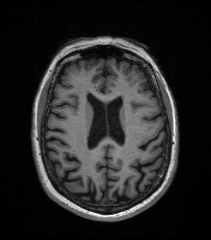
#> input picture assignment-3/images/ventricles/0.png, 211 x 240 px; the run also reads 1 picture not shown here
$ jupyter execute grabcut.ipynb
#> lines starting #> are read from the running program, lines starting #| are printed output that depends on the picture; after the words box and inside, x2 and y2 are one past the last pixel; in counts of white or black regions, pixels touching at a corner belong together
# Grab Cut segmentation

Propose a simple method to segment a rough estimate of lateral ventricle segmentation using morphological processing and thresholding.

[Link, 5 x PNG, 137 KB](https://drive.google.com/file/u/2/d/1hnQ_PHx0LhMNCMlpwCFhXVx4fFl9j_Aq/view?usp=sharing)

Use OpenCV's graph cut method to refine segmentation boundary.

`cv::grabCut`

Input has to be BGR (3 channel)

Values for the mask parameter:
- *GC_BGD* = 0 - an obvious background pixels
- *GC_FGD* = 1 - an obvious foreground (object) pixel
- *GC_PR_BGD* = 2 - a possible background pixel
- *GC_PR_FGD* = 3  - a possible foreground pixel

An example of GrabCut algorithm: [link](https://docs.opencv.org/4.x/dd/dfc/tutorial_js_grabcut.html) (note: This example uses a defined rectangle for grabcut segmentation. In our case we want to use the mask option instead)

[cell 1]
import cv2 as cv
import matplotlib.pyplot as plt
import numpy as np

[cell 2]
# Image file names
file1 = 'images/ventricles/0.png'
file2 = 'images/ventricles/1.png'
file3 = 'images/ventricles/2.png'
file4 = 'images/ventricles/3.png'
file5 = 'images/ventricles/4.png'

[cell 3]
def grabcut(file: str, t1: int = 10, t2: float = 0.5, k_size: int = 5, iters: int = 2):
    # Load image
#> called with file = 'images/ventricles/0.png', t1 = 10, t2 = 0.5, k_size = 5, iters = 2
    img = cv.imread(file)
#> img is the input picture: shape (240, 211, 3); min 0, max 255, mean 38.8

    # Convert to grayscale
    gray = cv.cvtColor(img, cv.COLOR_BGR2GRAY)

    # Thresholding
    _, thresh = cv.threshold(gray, t1, 255, cv.THRESH_BINARY)
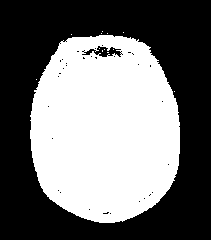
#> thresh: shape (240, 211); 44.9% white; 13 white regions (12 under 20 px), largest, box (x1, y1, x2, y2) and area: (30, 35, 180, 223) 22743
    _, otsu = cv.threshold(gray, 0, 255, cv.THRESH_BINARY + cv.THRESH_OTSU)
#> otsu: shape (240, 211); 30% white; 54 white regions (48 under 20 px), largest, box (x1, y1, x2, y2) and area: (46, 58, 166, 201) 10118, (31, 36, 179, 222) 4508, (139, 158, 162, 192) 265, (154, 171, 164, 186) 43, (100, 197, 112, 206) 34, (113, 206, 127, 211) 26

    # Morphological operations
    kernel = cv.getStructuringElement(cv.MORPH_ELLIPSE, (k_size, k_size))
    closing = cv.morphologyEx(thresh, cv.MORPH_CLOSE, kernel, iterations=iters)
#> closing: shape (240, 211); 45.6% white; 1 white region, box (x1, y1, x2, y2) and area: (30, 31, 180, 223) 23115

    # Difference of closing - otsu
    diff = cv.absdiff(closing, otsu)
#> diff: shape (240, 211); 15.7% white; 24 white regions (18 under 20 px), largest, box (x1, y1, x2, y2) and area: (40, 45, 172, 215) 5307, (87, 93, 125, 149) 1314, (30, 31, 180, 223) 1099, (65, 153, 79, 163) 65, (98, 164, 118, 171) 48, (100, 84, 106, 93) 32

    # Distance transform
    dist_transform = cv.distanceTransform(diff, cv.DIST_L2, 5)
    cv.normalize(dist_transform, dist_transform, 0, 1.0, cv.NORM_MINMAX)
#> dist_transform: shape (240, 211) float32; min 0, max 1, mean 0.0362

    # Opening
    opening = cv.morphologyEx(dist_transform, cv.MORPH_OPEN, kernel, iterations=iters)

    # Second threshold for ventricle segmentation
    _, ventricles = cv.threshold(opening, t2, 1.0, cv.THRESH_BINARY)
#> ventricles: shape (240, 211) float32; values 0 (black) and 1 (white), 0.27% white; 1 white region, box (x1, y1, x2, y2) and area: (98, 108, 115, 119) 137
    if np.sum(ventricles) == 0:
        print('No probable foreground found.')
        return

    # Create mask for GrabCut
    mask = np.zeros(img.shape[:2], np.uint8)
    mask[ventricles == 0] = cv.GC_PR_BGD
    mask[opening != 0] = cv.GC_PR_FGD
    mask[ventricles != 0] = cv.GC_FGD
    mask[closing == 0] = cv.GC_BGD

    # Perform GrabCut segmentation
    bgd_model = np.zeros((1, 65), np.float64)
    fgd_model = np.zeros((1, 65), np.float64)
    cv.grabCut(img, mask, None, bgd_model, fgd_model, 5, cv.GC_INIT_WITH_MASK)

    # Update mask based on GrabCut segmentation
    mask = np.where((mask == cv.GC_PR_FGD) | (mask == cv.GC_FGD), 255, 0).astype('uint8')

    # Apply mask to input image to get final segmentation
    result = cv.bitwise_and(img, img, mask=mask)

    fig = plt.figure(figsize=(12, 7))
    fig.suptitle('Lateral ventricle segmentation using GrabCut', fontsize=16)
    plt.subplot(241), plt.imshow(cv.cvtColor(img, cv.COLOR_BGR2RGB))
    plt.title('(a) Original Image'), plt.xticks([]), plt.yticks([])
    plt.subplot(242), plt.imshow(cv.cvtColor(thresh, cv.COLOR_BGR2RGB))
    plt.title(f'(b) Custom threshold t={t1}'), plt.xticks([]), plt.yticks([])
    plt.subplot(243), plt.imshow(cv.cvtColor(otsu, cv.COLOR_BGR2RGB))
    plt.title('(c) Otsu threshold'), plt.xticks([]), plt.yticks([])
    plt.subplot(244), plt.imshow(cv.cvtColor(diff, cv.COLOR_BGR2RGB))
    plt.title('(d) Difference'), plt.xticks([]), plt.yticks([])
    plt.subplot(245), plt.imshow(cv.cvtColor(dist_transform, cv.COLOR_BGR2RGB))
    plt.title('(e) Distance Transform'), plt.xticks([]), plt.yticks([])
    plt.subplot(246), plt.imshow(cv.cvtColor(ventricles, cv.COLOR_BGR2RGB))
    plt.title(f'(f) Custom threshold t={t2}'), plt.xticks([]), plt.yticks([])
    plt.subplot(247), plt.imshow(cv.cvtColor(mask, cv.COLOR_BGR2RGB))
    plt.title('(g) Segmentation mask'), plt.xticks([]), plt.yticks([])
    plt.subplot(248), plt.imshow(cv.cvtColor(result, cv.COLOR_BGR2RGB))
    plt.title('(h) Segmentation result'), plt.xticks([]), plt.yticks([])
    plt.show()

[cell 4]
grabcut(file1, 10, 0.5, 5, 2)

[cell 5]
grabcut(file2, 20, 0.4, 5, 2)
#> call 2 of grabcut, with file = 'images/ventricles/1.png', t1 = 20, t2 = 0.4, k_size = 5, iters = 2
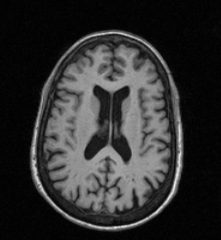
#> input picture assignment-3/images/ventricles/1.png, 221 x 240 px
#> in grabcut, img is the input picture: shape (240, 221, 3); min 0, max 244, mean 47.5
#> in grabcut (call 2), `_, thresh = cv.threshold(gray, t1, 255, cv.THRESH_BINARY)`: thresh: shape (240, 221); 46% white; 2 white regions (1 under 20 px), largest, box (x1, y1, x2, y2) and area: (29, 29, 184, 232) 24400
#> in grabcut (call 2), `_, otsu = cv.threshold(gray, 0, 255, cv.THRESH_BINARY + cv.THRESH_OTSU)`: otsu: shape (240, 221); 31.3% white; 21 white regions (17 under 20 px), largest, box (x1, y1, x2, y2) and area: (44, 44, 171, 215) 13841, (30, 30, 183, 231) 2592, (114, 123, 119, 137) 37, (125, 38, 140, 45) 23
#> in grabcut (call 2), `closing = cv.morphologyEx(thresh, cv.MORPH_CLOSE, kernel, iterations=i..`:
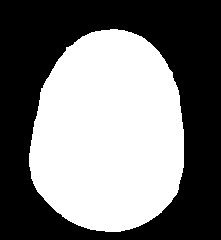
#> closing: shape (240, 221); 47.2% white; 1 white region, box (x1, y1, x2, y2) and area: (29, 29, 184, 232) 25057
#> in grabcut (call 2), `diff = cv.absdiff(closing, otsu)`: diff: shape (240, 221); 16% white; 38 white regions (22 under 20 px), largest, box (x1, y1, x2, y2) and area: (36, 34, 177, 227) 5710, (84, 85, 131, 163) 1743, (29, 146, 180, 232) 263
#> in grabcut (call 2), `cv.normalize(dist_transform, dist_transform, 0, 1.0, cv.NORM_MINMAX)`:
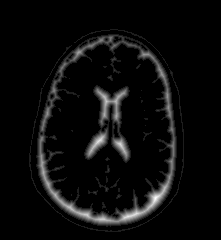
#> dist_transform: shape (240, 221) float32; min 0, max 1, mean 0.0455
#> in grabcut (call 2), `_, ventricles = cv.threshold(opening, t2, 1.0, cv.THRESH_BINARY)`: ventricles: shape (240, 221) float32; values 0 (black) and 1 (white), 0.76% white; 3 white regions, box (x1, y1, x2, y2) and area: (121, 209, 143, 222) 180, (150, 192, 163, 206) 137, (94, 135, 105, 146) 87

[cell 6]
grabcut(file3, 10, 0.5, 3, 3)
#> call 3 of grabcut, with file = 'images/ventricles/2.png', t1 = 10, t2 = 0.5, k_size = 3, iters = 3
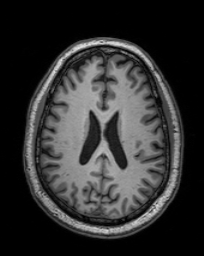
#> input picture assignment-3/images/ventricles/2.png, 204 x 256 px
#> in grabcut, img is the input picture: shape (256, 204, 3); min 0, max 226, mean 48.6
#> in grabcut (call 3), `_, thresh = cv.threshold(gray, t1, 255, cv.THRESH_BINARY)`: thresh: shape (256, 204); 49.7% white; 2 white regions (1 under 20 px), largest, box (x1, y1, x2, y2) and area: (22, 37, 185, 240) 25976
#> in grabcut (call 3), `_, otsu = cv.threshold(gray, 0, 255, cv.THRESH_BINARY + cv.THRESH_OTSU)`: otsu: shape (256, 204); 35.1% white; 45 white regions (40 under 20 px), largest, box (x1, y1, x2, y2) and area: (41, 55, 165, 219) 13147, (23, 37, 183, 239) 4891, (101, 48, 117, 52) 43, (120, 50, 139, 61) 39, (73, 50, 89, 60) 36
#> in grabcut (call 3), `closing = cv.morphologyEx(thresh, cv.MORPH_CLOSE, kernel, iterations=i..`:
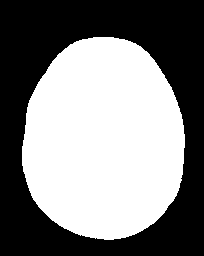
#> closing: shape (256, 204); 50.3% white; 1 black region, box (x1, y1, x2, y2) and area: (0, 0, 204, 256) 25960
#> in grabcut (call 3), `diff = cv.absdiff(closing, otsu)`: diff: shape (256, 204); 15.2% white; 49 white regions (39 under 20 px), largest, box (x1, y1, x2, y2) and area: (34, 45, 172, 227) 4831, (22, 39, 185, 240) 1458, (104, 112, 127, 169) 596
#> in grabcut (call 3), `cv.normalize(dist_transform, dist_transform, 0, 1.0, cv.NORM_MINMAX)`:
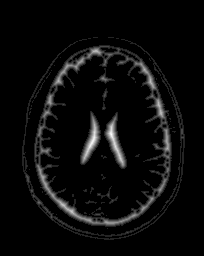
#> dist_transform: shape (256, 204) float32; min 0, max 1, mean 0.0414
#> in grabcut (call 3), `_, ventricles = cv.threshold(opening, t2, 1.0, cv.THRESH_BINARY)`: ventricles: shape (256, 204) float32; values 0 (black) and 1 (white), 0.36% white; 2 white regions, box (x1, y1, x2, y2) and area: (86, 133, 98, 152) 116, (107, 129, 116, 142) 73

[cell 7]
grabcut(file4, 10, 0.5, 5, 2)
#> call 4 of grabcut, with file = 'images/ventricles/3.png', t1 = 10, t2 = 0.5, k_size = 5, iters = 2
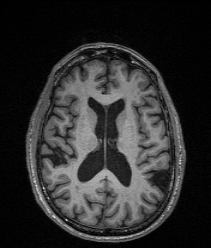
#> input picture assignment-3/images/ventricles/3.png, 211 x 248 px
#> in grabcut, img is the input picture: shape (248, 211, 3); min 0, max 234, mean 44.6
#> in grabcut (call 4), `_, thresh = cv.threshold(gray, t1, 255, cv.THRESH_BINARY)`: thresh: shape (248, 211); 49.2% white; 65 white regions (64 under 20 px), largest, box (x1, y1, x2, y2) and area: (24, 37, 188, 244) 25678
#> in grabcut (call 4), `_, otsu = cv.threshold(gray, 0, 255, cv.THRESH_BINARY + cv.THRESH_OTSU)`: otsu: shape (248, 211); 34% white; 55 white regions (49 under 20 px), largest, box (x1, y1, x2, y2) and area: (26, 42, 186, 242) 17372, (41, 144, 54, 155) 87, (67, 56, 86, 67) 56, (131, 57, 146, 68) 33, (73, 223, 94, 231) 32, (96, 50, 107, 55) 31
#> in grabcut (call 4), `closing = cv.morphologyEx(thresh, cv.MORPH_CLOSE, kernel, iterations=i..`: closing: shape (248, 211); 50.9% white; 1 black region, box (x1, y1, x2, y2) and area: (0, 0, 211, 248) 25674
#> in grabcut (call 4), `diff = cv.absdiff(closing, otsu)`: diff: shape (248, 211); 17% white; 98 white regions (84 under 20 px), largest, box (x1, y1, x2, y2) and area: (35, 47, 176, 237) 4610, (78, 97, 131, 187) 2124, (23, 30, 187, 161) 1044
#> in grabcut (call 4), `cv.normalize(dist_transform, dist_transform, 0, 1.0, cv.NORM_MINMAX)`:
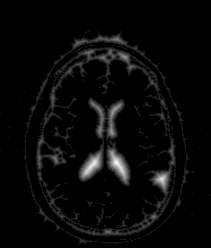
#> dist_transform: shape (248, 211) float32; min 0, max 1, mean 0.0339
#> in grabcut (call 4), `_, ventricles = cv.threshold(opening, t2, 1.0, cv.THRESH_BINARY)`: ventricles: shape (248, 211) float32; values 0 (black) and 1 (white), 0.36% white; 2 white regions, box (x1, y1, x2, y2) and area: (111, 157, 123, 170) 107, (88, 159, 99, 170) 83
#> in grabcut (call 4), `plt.show()`:
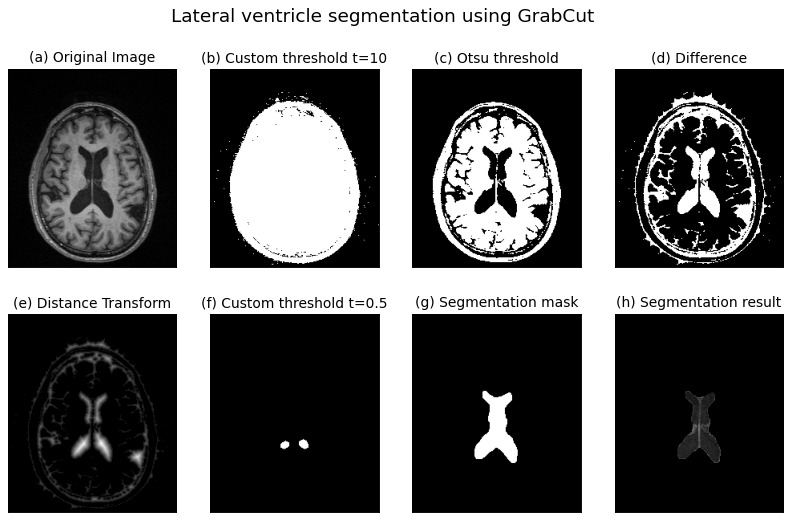
#> figure drawn by matplotlib, 8 panels

[cell 8]
grabcut(file5, 10, 0.5, 5, 2)

### Interactive mask creation

[cell 9]
def segment_ventricles(image, mask, num_iterations: int = 5):
    mask = np.where(mask == 255, cv.GC_FGD, cv.GC_PR_BGD).astype('uint8')

    if not np.any(mask == cv.GC_FGD):
        print('No probable foreground found.')
        return

    try:
        bgd_model = np.zeros((1, 65), np.float64)
        fgd_model = np.zeros((1, 65), np.float64)
        cv.grabCut(image, mask, None, bgd_model, fgd_model, num_iterations, cv.GC_INIT_WITH_MASK)
    except cv.error as e:
        print(e)
        return

    mask_ventricles = np.where((mask == cv.GC_PR_BGD) | (mask == cv.GC_BGD), 0, 1).astype('uint8')
    image_segmented = image * mask_ventricles[:, :, np.newaxis]

    return image_segmented


def draw_mask(event, x, y, flags, param):
    global drawing
    if event == cv.EVENT_LBUTTONDOWN:
        drawing = True

    elif event == cv.EVENT_MOUSEMOVE:
        if drawing:
            cv.circle(initial_mask, (x, y), brush_size, brush_color, -1)

    elif event == cv.EVENT_LBUTTONUP:
        drawing = False
        cv.circle(initial_mask, (x, y), brush_size, brush_color, -1)


drawing = False
brush_size = 3
brush_color = 255
img = None
initial_mask = None


def interactive_grabcut(files: list[str], scale: float = 2.0):
#> called with scale = 2
    global brush_size, brush_color, img, initial_mask

    idx = 0
    img = cv.imread(files[idx], cv.IMREAD_COLOR)
    img = cv.resize(img, (0, 0), fx=scale, fy=scale)

    initial_mask = np.zeros(img.shape[:2], dtype=np.uint8)
    mask_file = 'mask.png'

    window_name = 'Draw Mask'
    cv.namedWindow(window_name)
    cv.setMouseCallback(window_name, draw_mask)

    print('''
    Controls:
        - Left click and drag to draw mask
        - 'g' perform GrabCut segmentation
        - 'n' and 'p' to go to next/previous image
        - 's' and 'l' to save/load mask
        - 'c' clear the mask
        - 'b' to change brush color (black or white)
        - '+' and '-' to increase/decrease brush size
        - 'q' to quit
    ''')

    segmented = None
    while True:
        combined_image = cv.addWeighted(img, 0.7, cv.cvtColor(initial_mask, cv.COLOR_GRAY2BGR), 0.3, 0)
        cv.imshow(window_name, combined_image)

        key = cv.waitKey(1) & 0xFF
#> (key q is pressed here)
